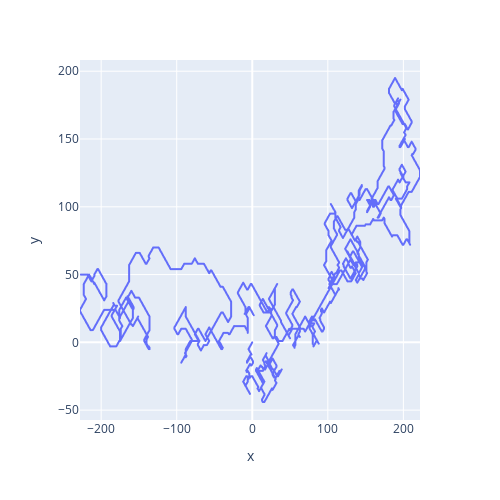

This figure's notebook cell:
### Code cell
snake_tail_x = [c.x for c in snake_tail_positions]
snake_tail_y = [c.y for c in snake_tail_positions]

px.line(x = snake_tail_x, y = snake_tail_y, width=500, height=500)

### Figure 1 — Plotly figure (JSON) as saved in the notebook; plotly's stock layout.template omitted (floating-point values rounded to 4 significant figures; data arrays with more than 128 entries replaced by an {"elided": "..."} marker saying what was removed)
{"data": [{"hovertemplate": "x=%{x}<br>y=%{y}<extra></extra>", "legendgroup": "", "line": {"color": "#636efa", "dash": "solid"}, "marker": {"symbol": "circle"}, "mode": "lines", "name": "", "showlegend": false, "type": "scattergl", "x": {"elided": "11710 int values"}, "xaxis": "x", "y": {"elided": "11710 int values"}, "yaxis": "y"}], "layout": {"height": 500, "legend": {"tracegroupgap": 0}, "margin": {"t": 60}, "width": 500, "xaxis": {"anchor": "y", "domain": [0, 1], "title": {"text": "x"}}, "yaxis": {"anchor": "x", "domain": [0, 1], "title": {"text": "y"}}}}
